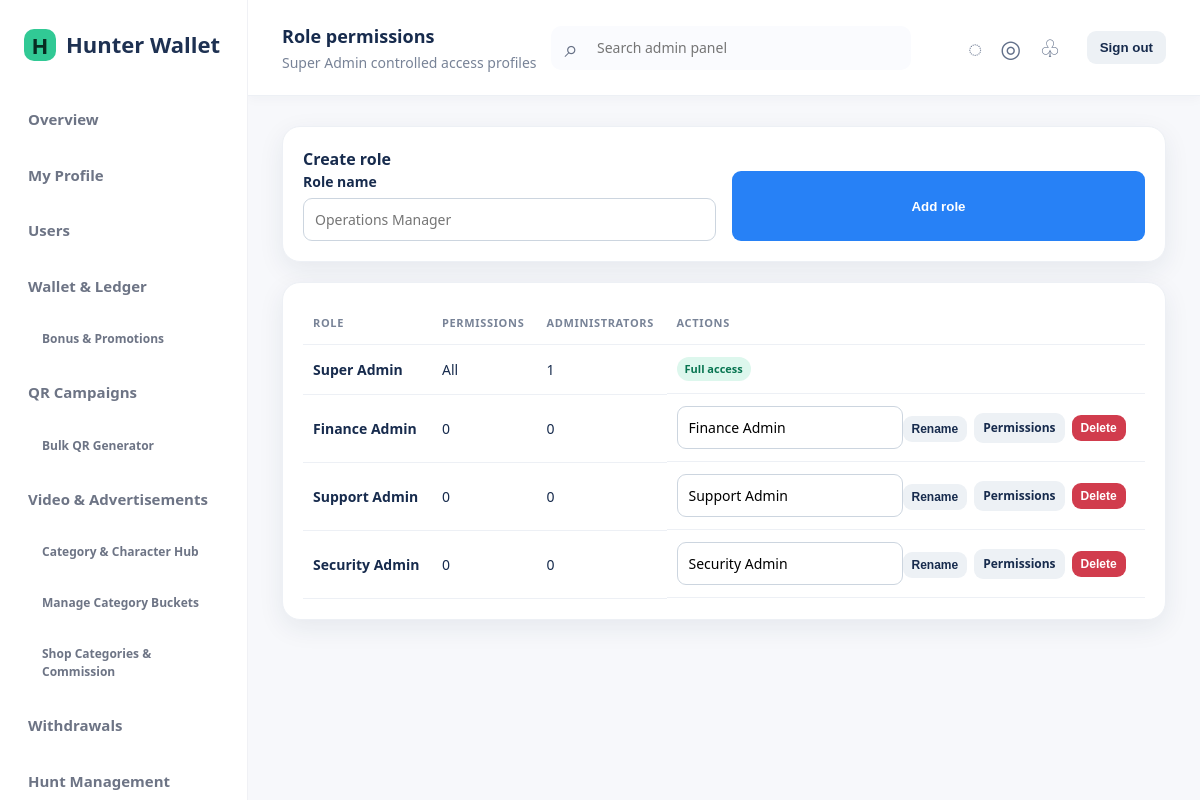
Screenshot of /admin/admins/roles.php (signed in) with the database file from the repository.
### tables this page shows
CREATE TABLE admin_roles (id INT UNSIGNED AUTO_INCREMENT PRIMARY KEY, name VARCHAR(80) NOT NULL UNIQUE, created_at DATETIME NOT NULL DEFAULT CURRENT_TIMESTAMP);

### config/database.php (called while the page is built, shortened)
<?php
function db(): PDO
{
    static $pdo;
    if ($pdo instanceof PDO) return $pdo;
    $dsn = sprintf('mysql:host=%s;port=%s;dbname=%s;charset=utf8mb4', env('DB_HOST', '127.0.0.1'), env('DB_PORT', '3306'), env('DB_NAME', 'hunter_wallet'));
    $pdo = new PDO($dsn, (string) env('DB_USER', 'root'), (string) env('DB_PASS', ''), [
        PDO::ATTR_ERRMODE => PDO::ERRMODE_EXCEPTION,
        PDO::ATTR_DEFAULT_FETCH_MODE => PDO::FETCH_ASSOC,
        PDO::ATTR_EMULATE_PREPARES => false,
    ]);
    return $pdo;
}

### includes/functions.php (called while the page is built, shortened)
<?php
function e(mixed $value): string { return htmlspecialchars((string) $value, ENT_QUOTES | ENT_SUBSTITUTE, 'UTF-8'); }
function app_url(string $path = ''): string { global $config; return ($config['url'] ?: '') . '/' . ltrim($path, '/'); }

### config/config.php (called while the page is built, shortened)
<?php
function env(string $key, mixed $default = null): mixed
{
    $value = getenv($key);
    return $value === false ? $default : $value;
}
return [
    'env' => env('APP_ENV', 'production'),
    'url' => rtrim((string) env('APP_URL', ''), '/'),
    'key' => (string) env('APP_KEY', ''),
    'session_timeout' => (int) env('SESSION_TIMEOUT', 1800),
    'cookie_secure' => filter_var(env('COOKIE_SECURE', '1'), FILTER_VALIDATE_BOOL),
    'razorpay_webhook_secret' => (string) env('RAZORPAY_WEBHOOK_SECRET', ''),
    'phonepe_webhook_secret' => (string) env('PHONEPE_WEBHOOK_SECRET', ''),
];

### includes/bootstrap.php (called while the page is built, shortened)
<?php
$config = require dirname(__DIR__) . '/config/config.php';
require_once APP_ROOT . '/config/database.php';
require_once APP_ROOT . '/includes/functions.php';

### admin/admins/roles.php (the view, shortened to what this page needs)
<?php
declare(strict_types=1); require dirname(__DIR__,2).'/includes/bootstrap.php'; require_admin();
$roles=db()->query('SELECT r.*,COUNT(rp.permission_id) permission_count,COUNT(DISTINCT a.id) admin_count FROM admin_roles r LEFT JOIN admin_role_permissions rp ON rp.role_id=r.id LEFT JOIN admins a ON a.role_id=r.id GROUP BY r.id ORDER BY r.id')->fetchAll();$pageTitle='Role permissions';$pageSubtitle='Super Admin controlled access profiles';require APP_ROOT.'/includes/header.php';
?><section class="panel"><h2>Create role</h2><form method="post" class="form-grid"><?=csrf_field()?><input type="hidden" name="action" value="create"><div class="field"><label>Role name</label><input name="name" maxlength="80" required placeholder="Operations Manager"></div><div class="field"><button class="btn" type="submit">Add role</button></div></form></section>
<section class="panel"><div class="table-wrap"><table><thead><tr><th>Role</th><th>Permissions</th><th>Administrators</th><th>Actions</th></tr></thead><tbody><?php foreach($roles as $role):?><tr><td><strong><?=e($role['name'])?></strong></td><td><?=$role['name']==='Super Admin'?'All':(int)$role['permission_count']?></td><td><?=e($role['admin_count'])?></td><td class="actions"><?php if($role['name']!=='Super Admin'):?><form method="post"><?=csrf_field()?><input type="hidden" name="action" value="rename"><input type="hidden" name="role_id" value="<?=e($role['id'])?>"><input name="name" value="<?=e($role['name'])?>" maxlength="80"><button class="btn small secondary">Rename</button></form><a class="btn small secondary" href="<?=e(app_url('/admin/admins/permissions.php?role_id='.$role['id']))?>">Permissions</a><form method="post" data-confirm="Delete this role?"><?=csrf_field()?><input type="hidden" name="action" value="delete"><input type="hidden" name="role_id" value="<?=e($role['id'])?>"><button class="btn small danger">Delete</button></form><?php else:?><span class="badge active">Full access</span><?php endif?></td></tr><?php endforeach?></tbody></table></div></section><?php require APP_ROOT.'/includes/footer.php';

### assets/css/style.css (style rules this page uses)
:root { --navy:#12263f;--ink:#182534;--muted:#6c7b8a;--line:#e5eaf0;--bg:#f5f7fa;--green:#0d9f6e;--red:#d13c4d;--amber:#d78909;--blue:#2764d9;--white:#fff;--radius:14px;--shadow:0 8px 24px rgba(18,38,63,.07) }
* { box-sizing:border-box }
body { margin:0;background:var(--bg);color:var(--ink);font:14px/1.5 system-ui,-apple-system,BlinkMacSystemFont,"Segoe UI",sans-serif }
.card,.panel { background:white;border:1px solid var(--line);border-radius:var(--radius);box-shadow:var(--shadow) }
.panel { padding:20px;margin-bottom:20px }
.panel h2 { font-size:16px;margin:0 }
.table-wrap { overflow:auto }
table { border-collapse:collapse;width:100%;min-width:720px }
th,td { text-align:left;padding:12px 10px;border-bottom:1px solid var(--line);white-space:nowrap }
th { font-size:11px;text-transform:uppercase;letter-spacing:.06em;color:var(--muted) }
.badge { display:inline-block;padding:4px 8px;border-radius:999px;font-weight:700;font-size:11px;background:#edf1f5;color:#4d5c69 }
.badge.active,.badge.success,.badge.paid,.badge.approved,.badge.low { background:#ddf7ed;color:#087551 }
.btn { appearance:none;border:0;border-radius:9px;background:var(--blue);color:white;padding:9px 13px;font-weight:700;cursor:pointer;display:inline-block }
.btn.secondary { background:#edf1f5;color:var(--ink) }
.btn.danger { background:var(--red) }
.btn.small { padding:6px 9px;font-size:12px }
.actions { display:flex;gap:7px;align-items:center }
input,select,textarea { font:inherit;border:1px solid #ccd5df;border-radius:9px;padding:10px 11px;background:white;min-height:40px }
.form-grid { display:grid;grid-template-columns:repeat(2,minmax(0,1fr));gap:16px }
.field { display:grid;gap:6px }
.field label { font-weight:650 }
:root { --navy:#fff;--ink:#172b4d;--muted:#788397;--line:#edf0f5;--bg:#f7f8fb;--blue:#2781f6;--radius:18px;--shadow:0 8px 26px rgba(31,48,75,.08) }
.panel,.card { border-radius:18px;box-shadow:0 8px 26px rgba(31,48,75,.08) }

### rows the page displays
admin_roles: name "Super Admin", shows "All", admin_count "1", shows "Full access"
admin_roles: name "Finance Admin", permission_count "0", admin_count "0"
admin_roles: name "Support Admin", permission_count "0", admin_count "0"
admin_roles: name "Security Admin", permission_count "0", admin_count "0"

### other values shown
$brandName "Hunter Wallet"
$pageTitle "Role permissions"
$pageSubtitle "Super Admin controlled access profiles"
